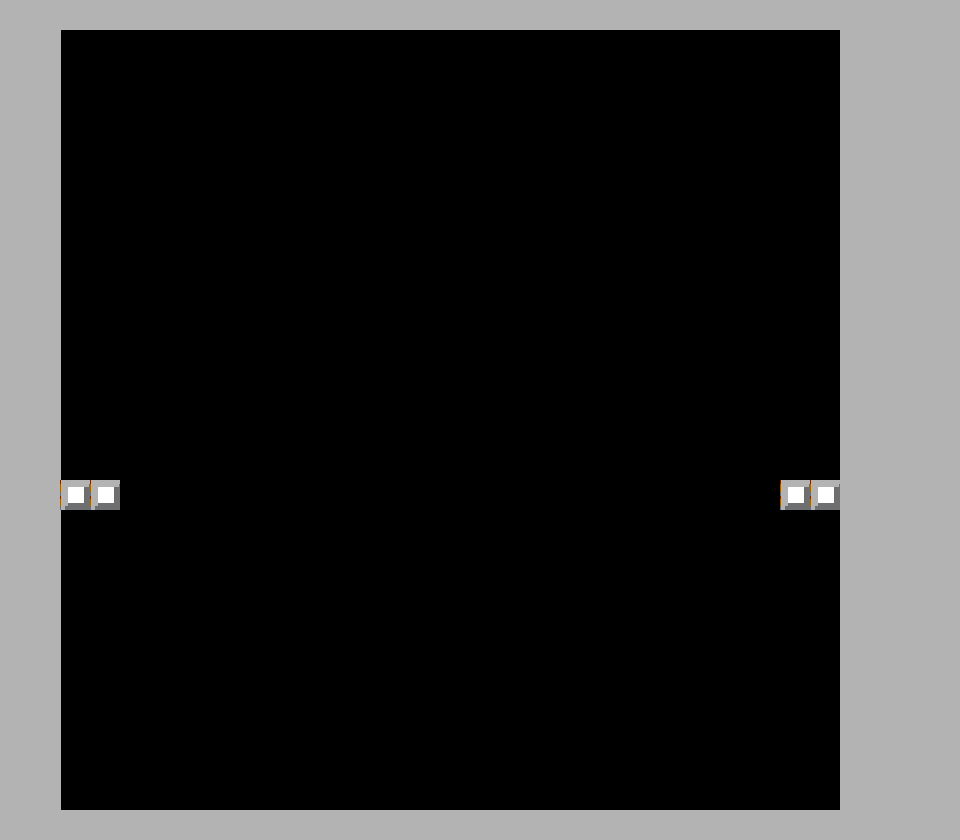

The image is a tile-based game level rendered from a .tmx file. Its description and source (layers, tilesets, objects; grid data summarised) follow:
An orthogonal 32x28 tile map with 30x30 px tiles, 1 tile layer (Слой тайлов 1), 2 tilesets and 227 objects (220x destroyedSolid, 4x solid, player, Deagle, EasyEnemy).

<map version="1.0" orientation="orthogonal" renderorder="right-down" width="32" height="28" tilewidth="30" tileheight="30" nextobjectid="466">
 <tileset firstgid="1" name="block — копия" tilewidth="30" tileheight="30" tilecount="14">
  <image source="images/block — копия.png" width="219" height="60" />
 </tileset>
 <tileset firstgid="15" name="block — копия" tilewidth="31" tileheight="30" tilecount="14">
  <image source="images/block — копия.png" width="219" height="60" />
 </tileset>
 <layer name="Слой тайлов 1" width="32" height="28">
  <data>[896 cells, 224 non-empty, 2 distinct tile ids]</data>
 </layer>
 <objectgroup name="collision">
  <object id="235" name="destroyedSolid" x="120" y="90" width="30" height="30" />
  <object id="236" name="destroyedSolid" x="150" y="90" width="30" height="30" />
  <object id="237" name="destroyedSolid" x="150" y="120" width="30" height="30" />
  <object id="238" name="destroyedSolid" x="120" y="120" width="30" height="30" />
  <object id="239" name="destroyedSolid" x="120" y="150" width="30" height="30" />
  <object id="240" name="destroyedSolid" x="150" y="150" width="30" height="30" />
  <object id="241" name="destroyedSolid" x="150" y="180" width="30" height="30" />
  <object id="242" name="destroyedSolid" x="120" y="180" width="30" height="30" />
  <object id="243" name="destroyedSolid" x="120" y="210" width="30" height="30" />
  <object id="244" name="destroyedSolid" x="150" y="210" width="30" height="30" />
  <object id="245" name="destroyedSolid" x="150" y="240" width="30" height="30" />
  <object id="246" name="destroyedSolid" x="120" y="240" width="30" height="30" />
  <object id="247" name="destroyedSolid" x="120" y="270" width="30" height="30" />
  <object id="248" name="destroyedSolid" x="150" y="270" width="30" height="30" />
  <object id="249" name="destroyedSolid" x="150" y="300" width="30" height="30" />
  <object id="250" name="destroyedSolid" x="120" y="300" width="30" height="30" />
  <object id="251" name="destroyedSolid" x="120" y="330" width="30" height="30" />
  <object id="252" name="destroyedSolid" x="150" y="330" width="30" height="30" />
  <object id="253" name="destroyedSolid" x="150" y="360" width="30" height="30" />
  <object id="254" name="destroyedSolid" x="120" y="360" width="30" height="30" />
  <object id="255" name="destroyedSolid" x="120" y="390" width="30" height="30" />
  <object id="256" name="destroyedSolid" x="150" y="390" width="30" height="30" />
  <object id="257" name="destroyedSolid" x="240" y="390" width="30" height="30" />
  <object id="258" name="destroyedSolid" x="270" y="390" width="30" height="30" />
  <object id="259" name="destroyedSolid" x="270" y="360" width="30" height="30" />
  <object id="260" name="destroyedSolid" x="240" y="360" width="30" height="30" />
  <object id="261" name="destroyedSolid" x="240" y="330" width="30" height="30" />
  <object id="262" name="destroyedSolid" x="270" y="330" width="30" height="30" />
  <object id="263" name="destroyedSolid" x="270" y="300" width="30" height="30" />
  <object id="264" name="destroyedSolid" x="240" y="300" width="30" height="30" />
  <object id="265" name="destroyedSolid" x="240" y="270" width="30" height="30" />
  <object id="266" name="destroyedSolid" x="240" y="240" width="30" height="30" />
  <object id="267" name="destroyedSolid" x="240" y="210" width="30" height="30" />
  <object id="268" name="destroyedSolid" x="240" y="180" width="30" height="30" />
  <object id="269" name="destroyedSolid" x="240" y="150" width="30" height="30" />
  <object id="270" name="destroyedSolid" x="240" y="120" width="30" height="30" />
  <object id="271" name="destroyedSolid" x="240" y="90" width="30" height="30" />
  <object id="274" name="destroyedSolid" x="270" y="90" width="30" height="30" />
  <object id="275" name="destroyedSolid" x="270" y="120" width="30" height="30" />
  <object id="276" name="destroyedSolid" x="270" y="150" width="30" height="30" />
  <object id="277" name="destroyedSolid" x="270" y="180" width="30" height="30" />
  <object id="278" name="destroyedSolid" x="270" y="210" width="30" height="30" />
  <object id="279" name="destroyedSolid" x="270" y="240" width="30" height="30" />
  <object id="280" name="destroyedSolid" x="270" y="270" width="30" height="30" />
  <object id="281" name="destroyedSolid" x="360" y="90" width="30" height="30" />
  <object id="282" name="destroyedSolid" x="390" y="90" width="30" height="30" />
  <object id="283" name="destroyedSolid" x="390" y="120" width="30" height="30" />
  <object id="284" name="destroyedSolid" x="360" y="120" width="30" height="30" />
  <object id="285" name="destroyedSolid" x="360" y="150" width="30" height="30" />
  <object id="286" name="destroyedSolid" x="360" y="180" width="30" height="30" />
  <object id="287" name="destroyedSolid" x="360" y="210" width="30" height="30" />
  <object id="288" name="destroyedSolid" x="360" y="240" width="30" height="30" />
  <object id="289" name="destroyedSolid" x="360" y="270" width="30" height="30" />
  <object id="290" name="destroyedSolid" x="360" y="300" width="30" height="30" />
  <object id="291" name="destroyedSolid" x="360" y="330" width="30" height="30" />
  <object id="292" name="destroyedSolid" x="390" y="330" width="30" height="30" />
  <object id="293" name="destroyedSolid" x="390" y="300" width="30" height="30" />
  <object id="294" name="destroyedSolid" x="390" y="270" width="30" height="30" />
  <object id="295" name="destroyedSolid" x="390" y="240" width="30" height="30" />
  <object id="296" name="destroyedSolid" x="390" y="210" width="30" height="30" />
  <object id="297" name="destroyedSolid" x="390" y="180" width="30" height="30" />
  <object id="298" name="destroyedSolid" x="390" y="150" width="30" height="30" />
  <object id="299" name="destroyedSolid" x="480" y="90" width="30" height="30" />
  <object id="300" name="destroyedSolid" x="510" y="90" width="30" height="30" />
  </objectgroup>
</map>
<!-- 163 of 227 objects omitted -->
